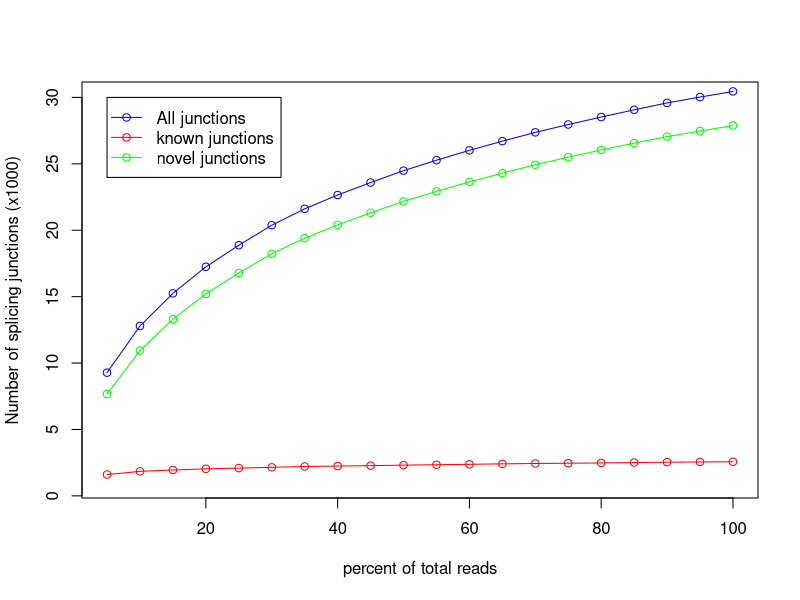

Here is the R script that generated this plot:
pdf('MCIC_MD_2024_116.junctionSaturation_plot.pdf')
x=c(5,10,15,20,25,30,35,40,45,50,55,60,65,70,75,80,85,90,95,100)
y=c(1605,1846,1948,2036,2091,2150,2213,2244,2277,2313,2344,2377,2410,2439,2459,2479,2509,2538,2555,2568)
z=c(9277,12787,15250,17248,18873,20380,21613,22652,23592,24485,25273,26016,26709,27369,27961,28523,29068,29588,30025,30451)
w=c(7672,10941,13302,15212,16782,18230,19400,20408,21315,22172,22929,23639,24299,24930,25502,26044,26559,27050,27470,27883)
m=max(2,30,27)
n=min(1,9,7)
plot(x,z/1000,xlab='percent of total reads',ylab='Number of splicing junctions (x1000)',type='o',col='blue',ylim=c(n,m))
points(x,y/1000,type='o',col='red')
points(x,w/1000,type='o',col='green')
legend(5,30, legend=c("All junctions","known junctions", "novel junctions"),col=c("blue","red","green"),lwd=1,pch=1)
dev.off()
